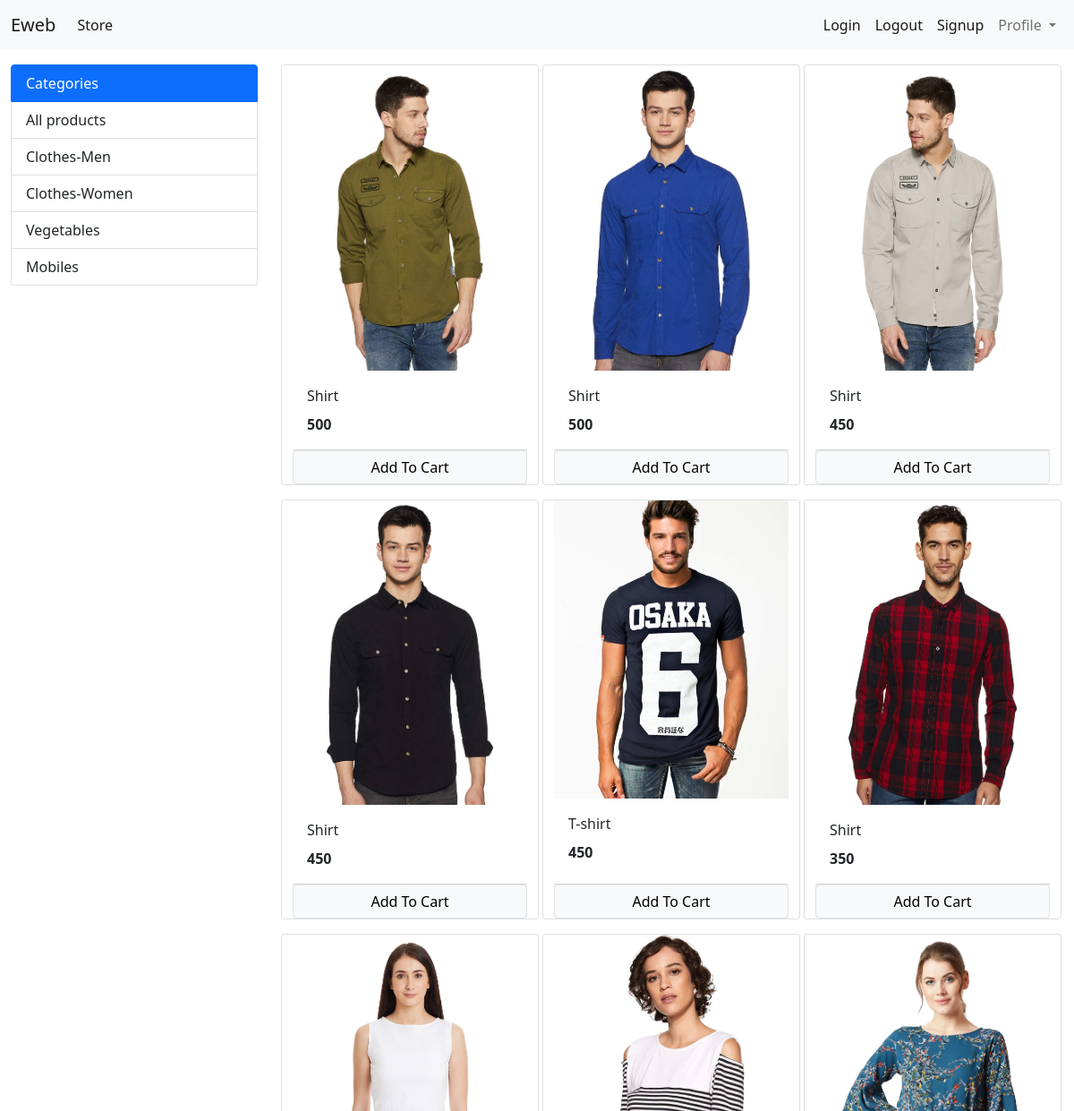
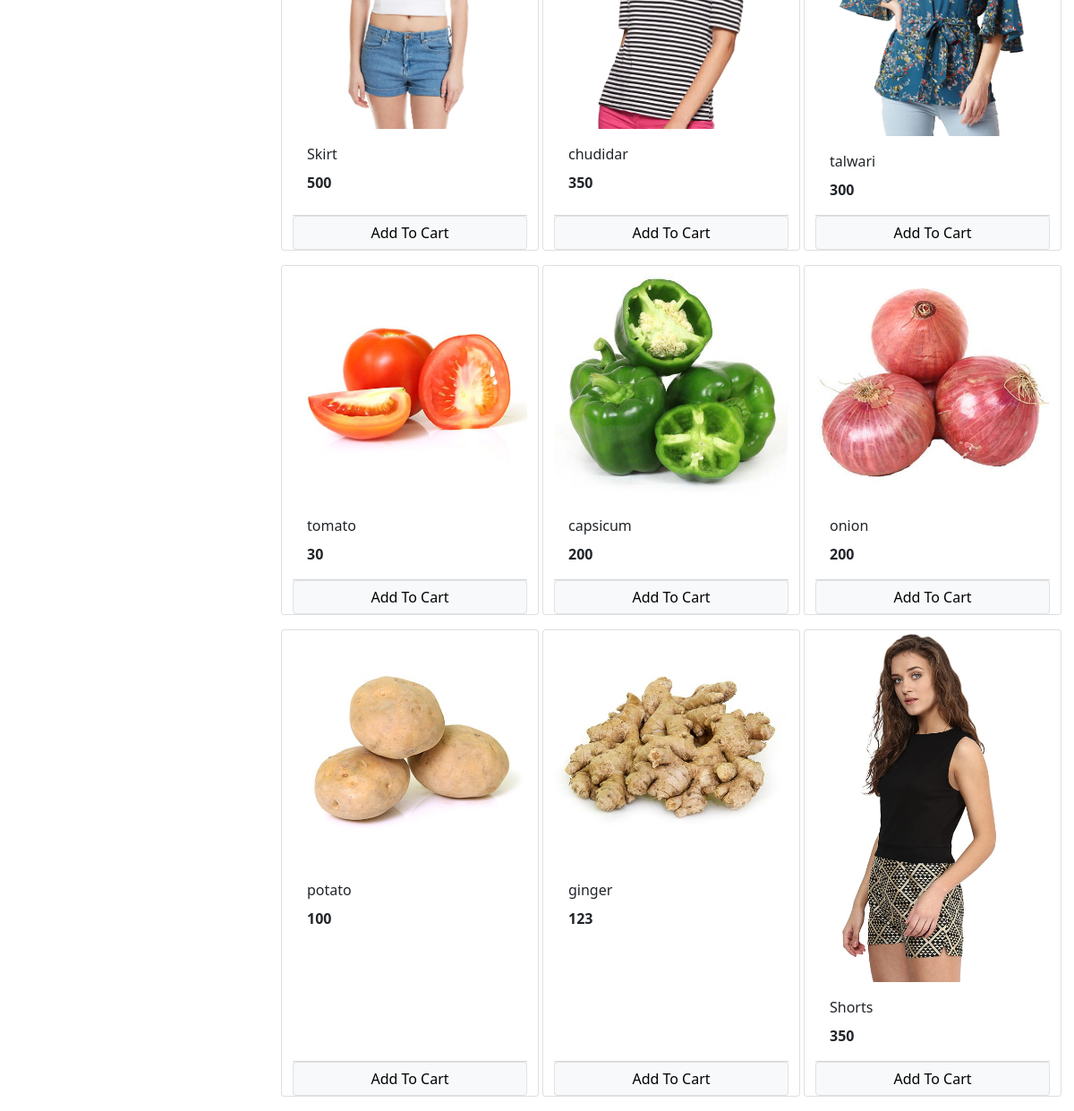
The page / on the database its author committed (2 pictures, top to bottom).
### store/models/category.py (models this page shows, shortened)
class Category(models.Model):
    name = models.CharField(max_length=30)
    @staticmethod
    def get_all_categories():
        return Category.objects.all()

### store/models/product.py (models this page shows, shortened)
class Product(models.Model):
    name = models.CharField(max_length=30)
    price = models.IntegerField(default=0)
    description = models.CharField(max_length=200, default='', null=True, blank=True)
    image = models.ImageField(upload_to='uploads/products')
    category = models.ForeignKey(Category, on_delete=models.CASCADE, default=1)
    @staticmethod
    def get_all_products():
        return Product.objects.all()

### store/views/home.py (the view, shortened to what this page needs)
# urls.py: path('', Home.as_view(), name='home'),
class Home(View):
    def get(self, request):
        cart = request.session.get('cart')
        if not cart:
            request.session['cart'] = {}
        products = None
        categories = Category.get_all_categories()
        categoryID = request.GET.get('category')
        if categoryID:
            products = Product.get_all_products_by_categoryid(categoryID)
        else:
            products = Product.get_all_products()
        data = {}
        data['products'] = products
        data['categories'] = categories
        print('you are:', request.session.get('email'))
        return render(request, 'index.html', data)

### store/templatetags/cart.py (called while the page is built)
@register.filter(name='is_in_cart')
def is_in_cart(product, cart):
    keys = cart.keys()
    for id in keys:
        if int(id) == product.id:
            return True
    return False;

### store/templates/index.html (shortened to what this page needs)
{% extends 'base.html' %}
{% block content %}
{% load cart %}
    <div class="container-fluid mt-3">
      <div class="row">
            <div class="col-lg-3 mx-auto">
              <div class="list-group">
                <a href="#" class="list-group-item list-group-item-action active" aria-current="true">
                  Categories
                </a>
                <a href="/" class="list-group-item list-group-item-action">All products</a>
                {% for category in categories %}
                <a href="/?category={{category.id}}" class="list-group-item list-group-item-action">{{category.name}}</a>
                {% endfor %}
                </div>
            </div>
        <div id="products" class="col-lg-9 mx-auto">
          <div class="row mx-auto">
            {% for i in products %}
                 <div class="card mx-auto mb-3" style="width: 18rem;">
                   <img src="{{i.image.url}}" class="card-img-top" alt="Card image cap">
                  <div class="card-body">
                     <p class="card-title">{{i.name}}</p>
                     <p class="card-text"><b>{{i.price}}</b></p>
                    </div>
                    <div class="card-footer p-0 no-gutters">
                      {% if i|is_in_cart:request.session.cart %}
                      <div  class="row no-gutters">
                        <form action="/" method="post" class="col-2">
                          {% csrf_token %}
                          <input hidden type="text" name="product" value="{{i.id}}">
                          <input hidden type="text" name="remove" value='True'>
                          <input type="submit" value="-" class="btn btn-block btn-secondary ">
                          </form>
                        <div class="text-center col">{{i|cart_quantity:request.session.cart}} in Cart</div>
                        <form action="/" method="post" class="col-2 ">
                        {% csrf_token %}
                        <input hidden name="product" value="{{i.id}}">
                        <input type="submit" value="+" class="btn btn-block btn-secondary ">
                        </form>
                      </div>
                      {% else %}
                      <form action="/" method="POST" class="btn-block">
                      <input type="submit" class="float-right btn btn-light border form-control" value="Add To Cart">
                      </form>
                      {% endif %}
                  </div>
                  </div>
             {% endfor %}
           </div>
        </div>
      </div>
</div>
{% endblock %}

### store/templates/base.html (shortened to what this page needs)
<!doctype html>
<html lang="en">
  <head>
    <link href="https://cdn.jsdelivr.net/npm/bootstrap@5.1.1/dist/css/bootstrap.min.css" rel="stylesheet">
  </head>
  <body>
    <nav class="navbar navbar-expand-lg navbar-light bg-light">
      <div class="container-fluid">
        <a class="navbar-brand" href="#">Eweb</a>
        <div class="collapse navbar-collapse" id="navbarSupportedContent">
          <ul class="navbar-nav me-auto mb-2 mb-lg-0">
            <li class="nav-item">
              <a class="nav-link active" aria-current="page" href="home">Store</a>
            </li>
          </ul>
          <form class="d-flex">
            <ul class="navbar-nav me-auto mb-2 mb-lg-0">
              <li class="nav-item">
                <a class="nav-link active" aria-current="page" href="login">Login</a>
              </li>
              <li class="nav-item">
                <a class="nav-link active" aria-current="page" href="#">Logout</a>
              </li>
              <li class="nav-item">
                <a class="nav-link active" aria-current="page" href="signup">Signup</a>
              </li>
              <li class="nav-item dropdown">
                <a class="nav-link dropdown-toggle" href="#" id="navbarDropdown" role="button" data-bs-toggle="dropdown" aria-expanded="false">
                  Profile
                </a>
            </form>
        </div>
      </div>
    </nav>
        {% block content %}
        {% endblock %}
  </body>
</html>

### rows shown on the page
Category: name "Clothes-Men"
Category: name "Clothes-Women"
Category: name "Vegetables"
Category: name "Mobiles"
Product: image (picture), name "Shirt", price "500"
Product: image (picture), name "Shirt", price "500"
Product: image (picture), name "Shirt", price "450"
Product: image (picture), name "Shirt", price "450"
Product: image (picture), name "T-shirt", price "450"
Product: image (picture), name "Shirt", price "350"
Product: image (picture), name "Skirt", price "500"
Product: image (picture), name "chudidar", price "350"
Product: image (picture), name "talwari", price "300"
Product: image (picture), name "tomato", price "30"
Product: image (picture), name "capsicum", price "200"
Product: image (picture), name "onion", price "200"
Product: image (picture), name "potato", price "100"
Product: image (picture), name "ginger", price "123"
Product: image (picture), name "Shorts", price "350"
